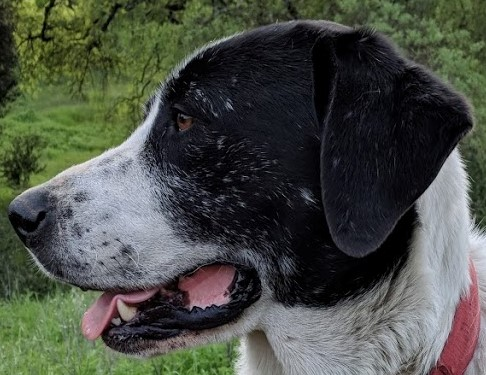
#> input picture DATA/sammy_face.jpg, 486 x 375 px
$ jupyter execute 02-Edge-Detection.ipynb   (shell and % lines are left out)
#> lines starting #> are read from the running program, lines starting #| are printed output that depends on the picture; after the words box and inside, x2 and y2 are one past the last pixel; in counts of white or black regions, pixels touching at a corner belong together
<a href="https://www.pieriandata.com"></a>
*Copyright by Pierian Data Inc.*

# Canny Edge Detection
https://en.wikipedia.org/wiki/Canny_edge_detector

[cell 1]
import cv2
import numpy as np
import matplotlib.pyplot as plt

[cell 2]
img = cv2.imread('../DATA/sammy_face.jpg')
#> img is the input picture: shape (375, 486, 3); mean B, G, R 70, 78.7, 74.2
img = cv2.cvtColor(img, cv2.COLOR_BGR2RGB)

[cell 3]
plt.imshow(img)

[cell 4]
edges = cv2.Canny(image=img, threshold1=127, threshold2=127)
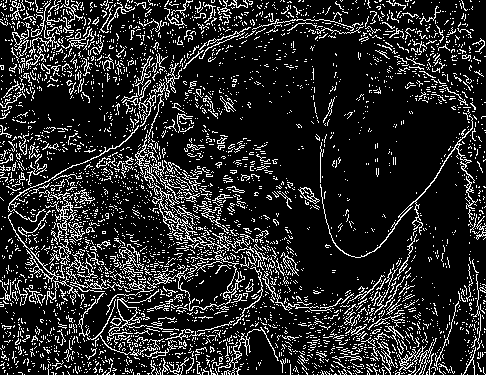
#> edges: shape (375, 486); 15.6% white in thin lines or dots

[cell 5]
plt.imshow(edges)

[cell 6]
edges = cv2.Canny(image=img, threshold1=0, threshold2=255)
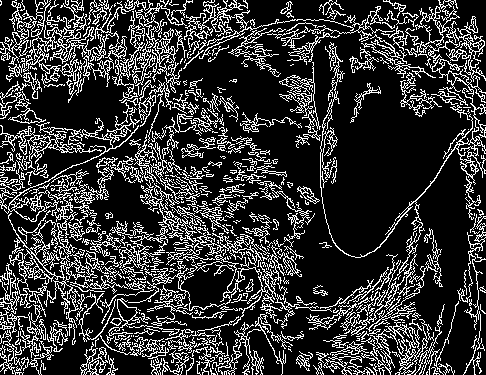
#> edges: shape (375, 486); 21.1% white in thin lines or dots

[cell 7]
plt.imshow(edges)

## Choosing Thresholds

https://stackoverflow.com/questions/25125670/best-value-for-threshold-in-canny

[cell 8]
# Calculate the median pixel value
med_val = np.median(img)
#> med_val = 64

[cell 9]
# Lower bound is either 0 or 70% of the median value, whicever is higher
lower = int(max(0, 0.7* med_val))
#> lower = 44

[cell 10]
# Upper bound is either 255 or 30% above the median value, whichever is lower
upper = int(min(255,1.3 * med_val))
#> upper = 83

[cell 11]
edges = cv2.Canny(image=img, threshold1=lower , threshold2=upper)
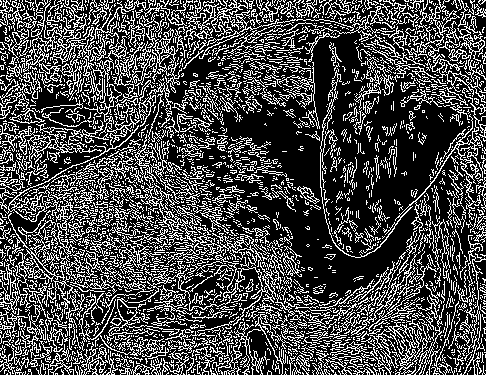
#> edges: shape (375, 486); 28.7% white in thin lines or dots

[cell 12]
plt.imshow(edges)

Sometimes it helps to blur the images first, so we don't pick up minor edges.

[cell 13]
blurred_img = cv2.blur(img,ksize=(5,5))
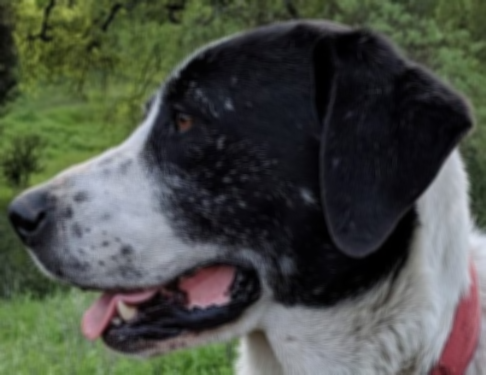
#> blurred_img: shape (375, 486, 3); mean R, G, B 74.2, 78.7, 70

[cell 14]
edges = cv2.Canny(image=blurred_img, threshold1=lower , threshold2=upper)
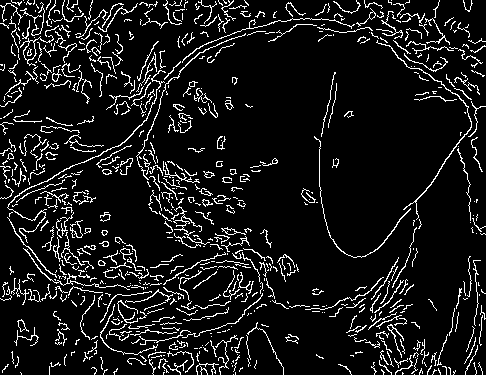
#> edges: shape (375, 486); 9.4% white in thin lines or dots

[cell 15]
plt.imshow(edges)

[cell 16]
lower
#> Out = 44

[cell 17]
upper
#> Out = 83

Let's play around with these threshold values even further!
Often you'll need to experiment in regards to your specific dataset and what your final goal is.

[cell 18]
edges = cv2.Canny(image=blurred_img, threshold1=lower , threshold2=upper+50)
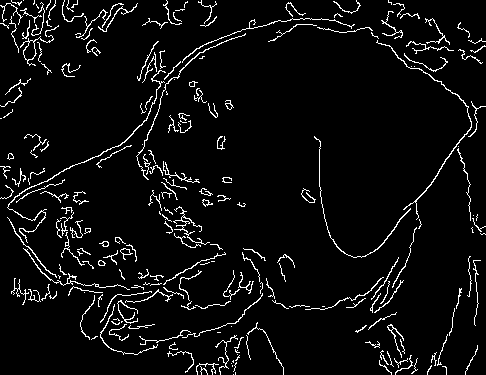
#> edges: shape (375, 486); 5.3% white in thin lines or dots
plt.imshow(edges)

$ run again, with DATA/00-puppy.jpg copied over DATA/sammy_face.jpg
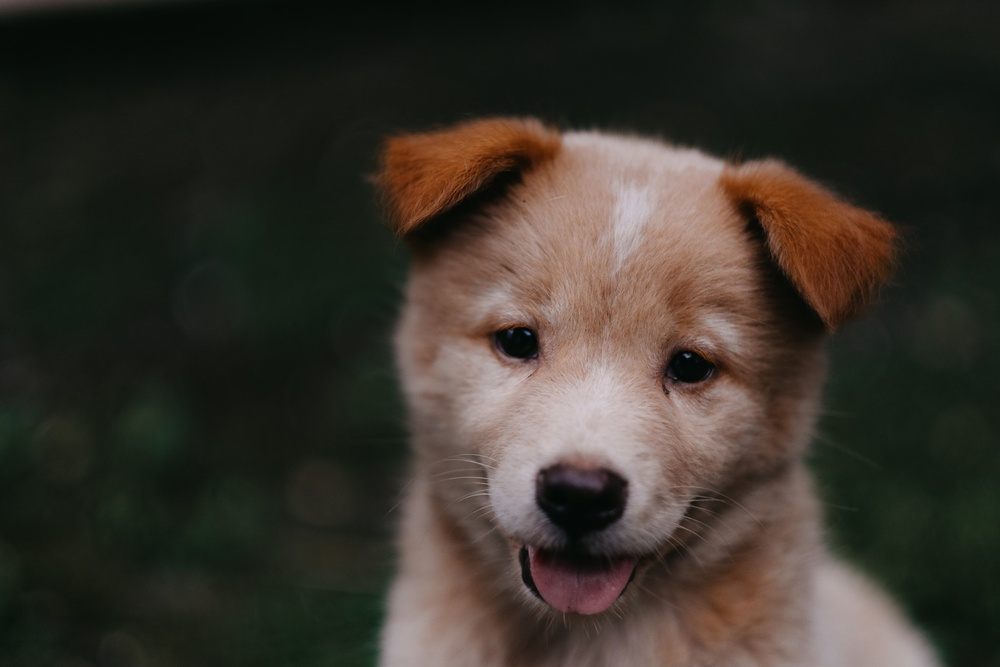
#> input picture DATA/00-puppy.jpg, 1000 x 667 px, shrunk from 1950 x 1300 before the run
#> img is the input picture: shape (667, 1000, 3); mean B, G, R 43.8, 51.8, 57.3
#> `edges = cv2.Canny(image=img, threshold1=0, threshold2=255)`:
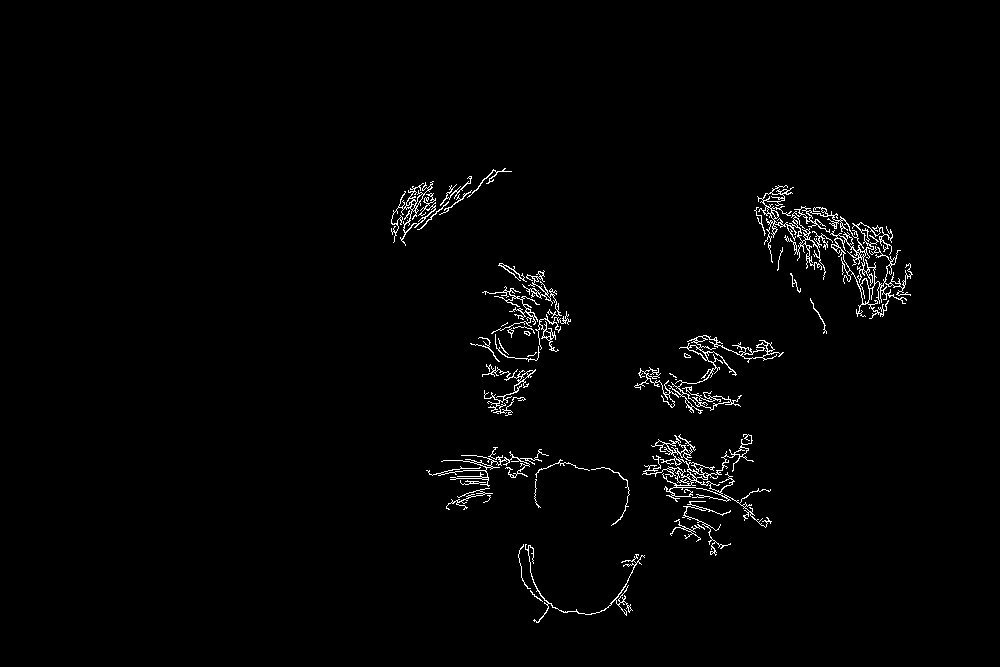
#> edges: shape (667, 1000); 1.5% white in thin lines or dots, all inside (x1, y1, x2, y2) = (391, 168, 913, 623)
#> med_val = 27
#> lower = 18
#> upper = 35
#> `lower`: Out = 18
#> `upper`: Out = 35
#> `edges = cv2.Canny(image=blurred_img, threshold1=lower , threshold2=upp..`:
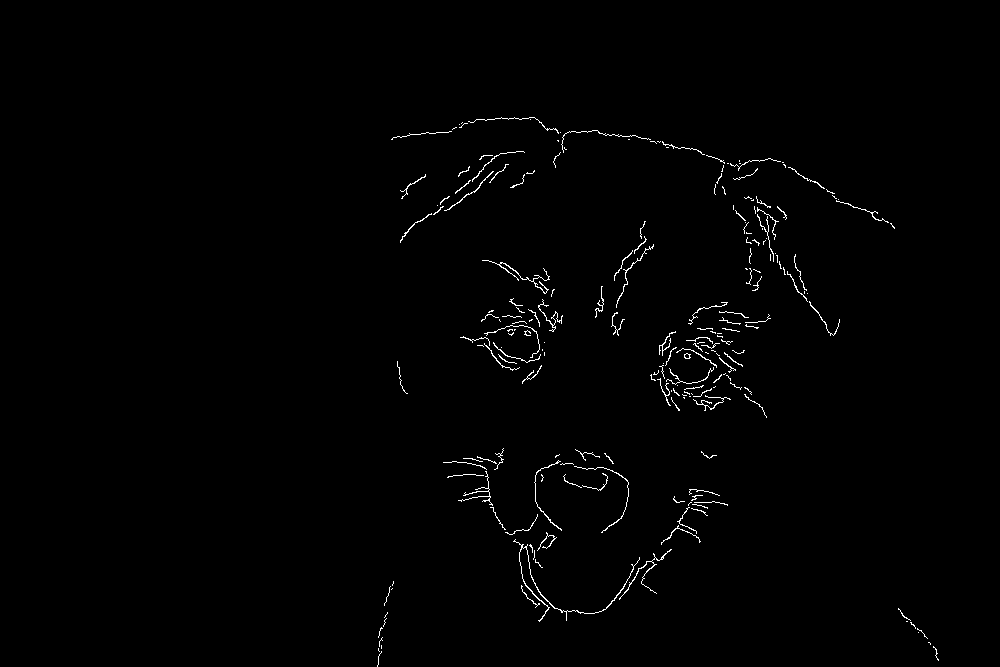
#> edges: shape (667, 1000); 0.89% white in thin lines or dots, all inside (x1, y1, x2, y2) = (377, 117, 939, 667)

$ run again, with DATA/Denis_Mukwege.jpg copied over DATA/sammy_face.jpg
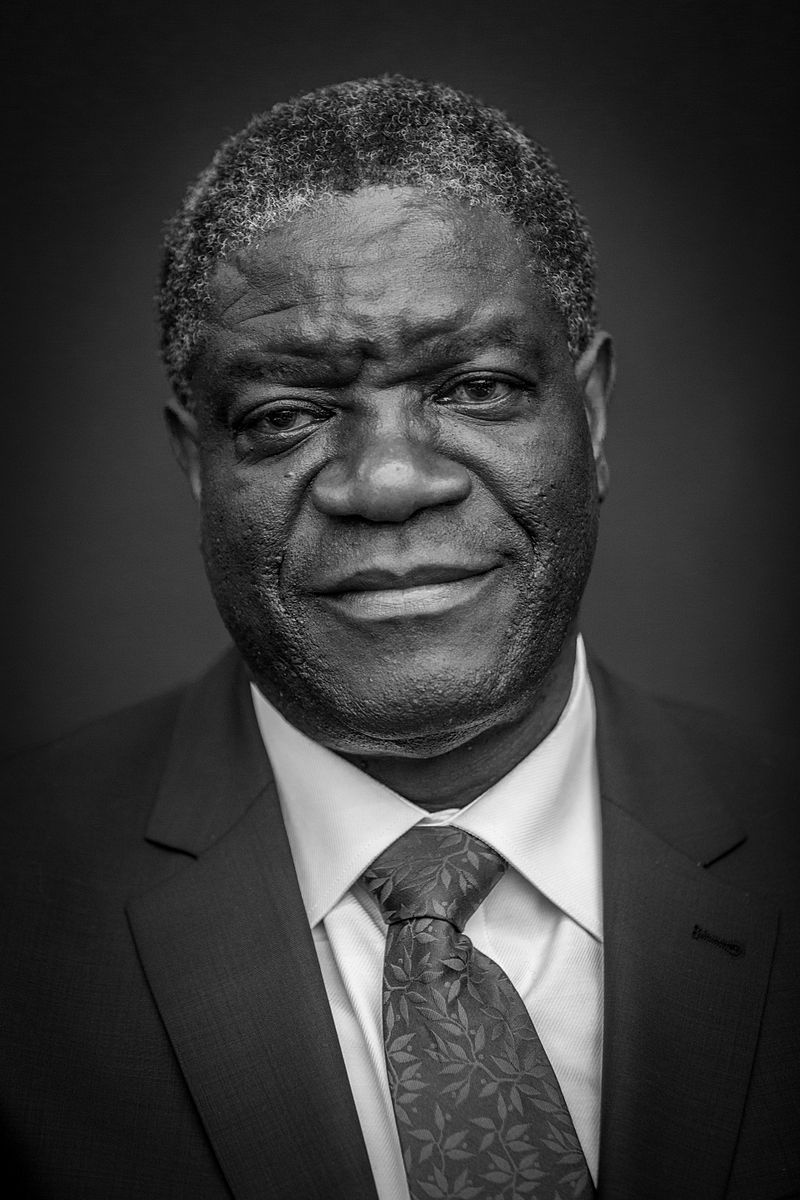
#> input picture DATA/Denis_Mukwege.jpg, 800 x 1200 px
#> img is the input picture: shape (1200, 800, 3); min 0, max 255, mean 58.8
#> `edges = cv2.Canny(image=img, threshold1=0, threshold2=255)`:
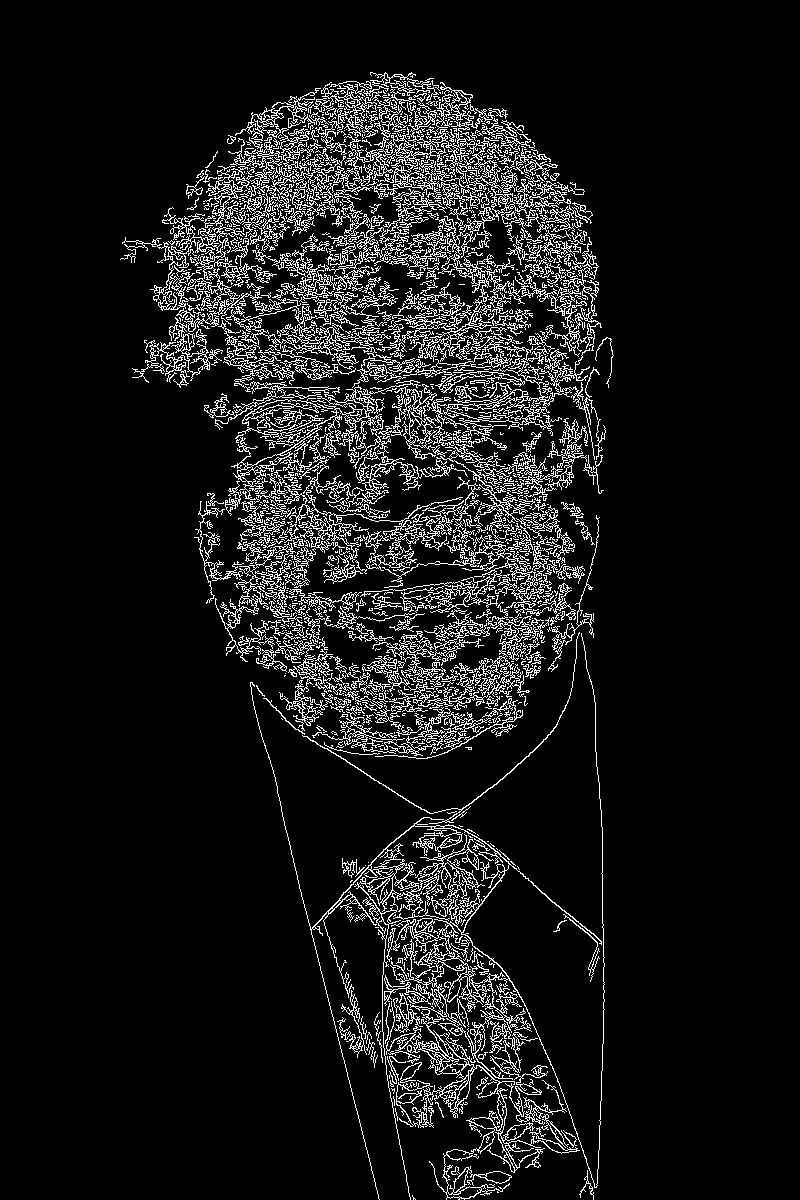
#> edges: shape (1200, 800); 9.1% white in thin lines or dots, all inside (x1, y1, x2, y2) = (120, 72, 614, 1200)
#> med_val = 43
#> lower = 30
#> upper = 55
#> `lower`: Out = 30
#> `upper`: Out = 55
#> `edges = cv2.Canny(image=blurred_img, threshold1=lower , threshold2=upp..`:
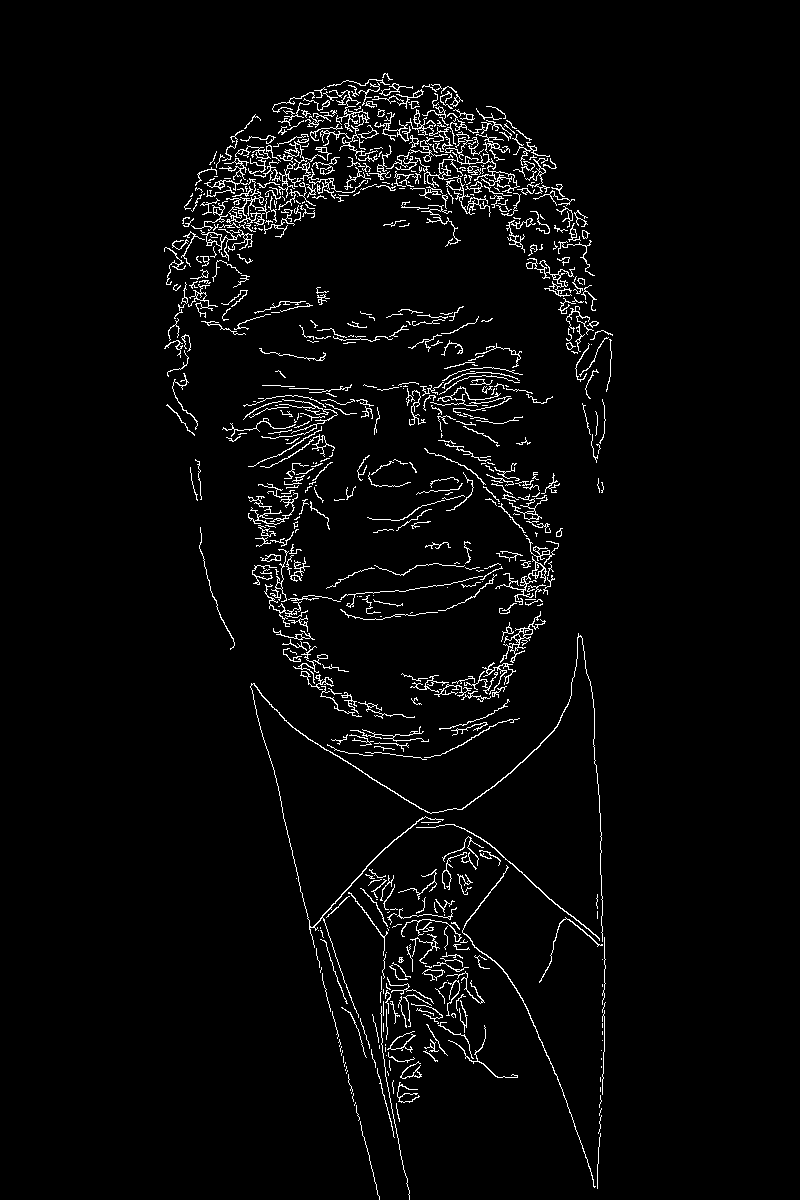
#> edges: shape (1200, 800); 3.4% white in thin lines or dots, all inside (x1, y1, x2, y2) = (164, 73, 613, 1200)

$ run again, with DATA/Nadia_Murad.jpg copied over DATA/sammy_face.jpg
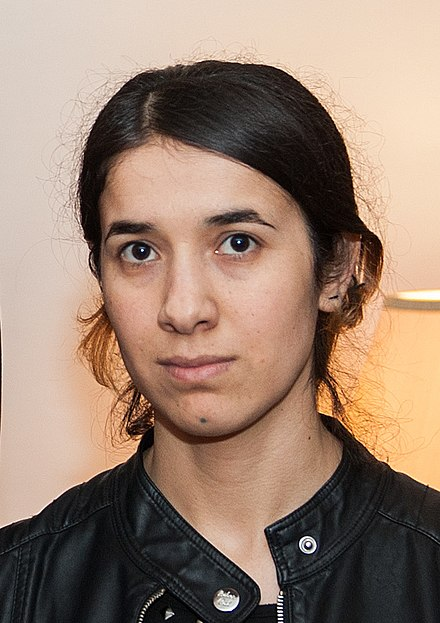
#> input picture DATA/Nadia_Murad.jpg, 440 x 623 px
#> img is the input picture: shape (623, 440, 3); mean B, G, R 112.7, 129.2, 153.8
#> `edges = cv2.Canny(image=img, threshold1=0, threshold2=255)`:
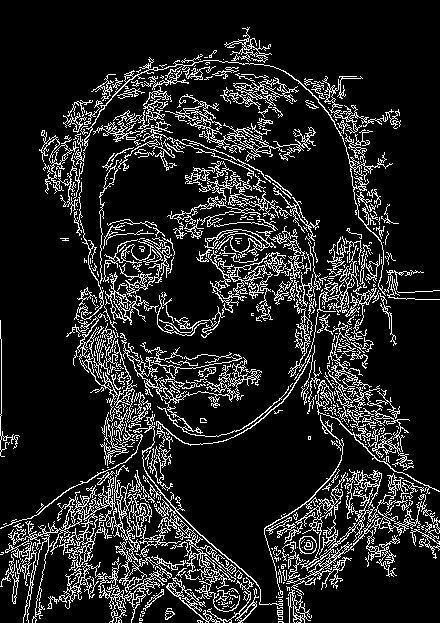
#> edges: shape (623, 440); 13.8% white in thin lines or dots
#> med_val = 151
#> lower = 105
#> upper = 196
#> `lower`: Out = 105
#> `upper`: Out = 196
#> `edges = cv2.Canny(image=blurred_img, threshold1=lower , threshold2=upp..`:
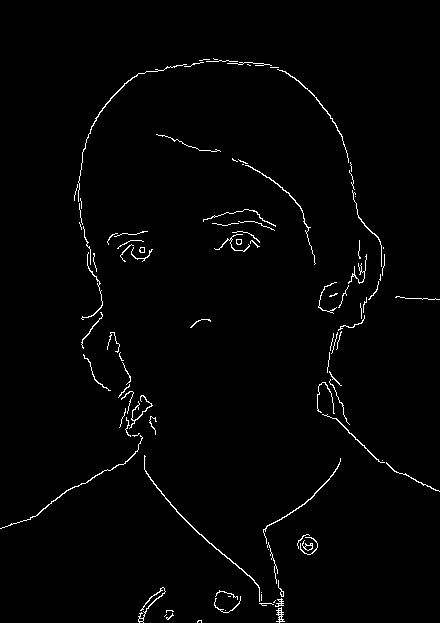
#> edges: shape (623, 440); 1.6% white in thin lines or dots
